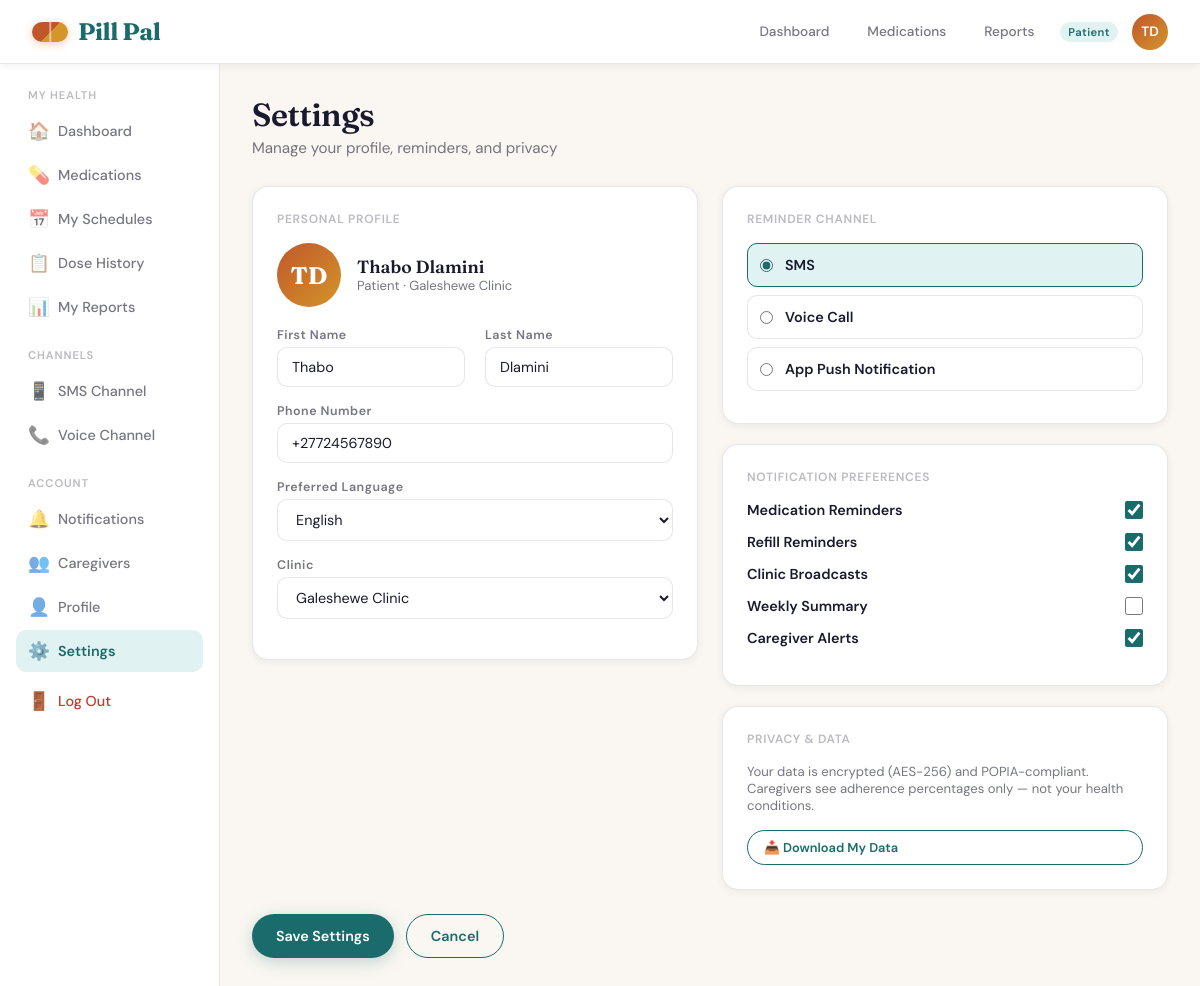
The app's page /accounts/settings/ (signed in) with its own data.
### accounts/models.py (models this page shows, shortened)
class User(AbstractUser):
    ROLE_CHOICES = [
        ('patient', 'Patient'),
        ('caregiver', 'Caregiver'),
        ('clinic_admin', 'Clinic Admin'),
        ('chw', 'Community Health Worker'),
    ]
    CHANNEL_CHOICES = [
        ('sms', 'SMS'),
        ('voice', 'Voice Call'),
        ('app', 'App Push Notification'),
    ]
    LANGUAGE_CHOICES = [
        ('en', 'English'),
        ('zu', 'isiZulu'),
        ('xh', 'isiXhosa'),
        ('st', 'Sesotho'),
        ('tn', 'Setswana'),
    ]
    role = models.CharField(max_length=20, choices=ROLE_CHOICES, default='patient')
    phone_number = models.CharField(max_length=20, blank=True)
    date_of_birth = models.DateField(null=True, blank=True)
    language_preference = models.CharField(max_length=5, choices=LANGUAGE_CHOICES, default='en')
    channel_preference = models.CharField(max_length=10, choices=CHANNEL_CHOICES, default='sms')
    clinic = models.ForeignKey('core.Clinic', on_delete=models.SET_NULL, null=True, blank=True, related_name='users')
    notif_reminders = models.BooleanField(default=True)
    notif_refill = models.BooleanField(default=True)
    notif_broadcasts = models.BooleanField(default=True)
    notif_weekly = models.BooleanField(default=False)
    notif_caregiver_alerts = models.BooleanField(default=True)
    @property
    def initials(self):
        parts = self.get_full_name().split()
        return ''.join(p[0] for p in parts[:2]).upper() if parts else self.username[:2].upper()

### core/models.py (models this page shows)
class Clinic(models.Model):
    name = models.CharField(max_length=200)
    province = models.CharField(max_length=100)
    district = models.CharField(max_length=100)
    contact_email = models.EmailField(blank=True)
    phone = models.CharField(max_length=20, blank=True)
    def __str__(self):
        return self.name

### accounts/views.py (the view, shortened to what this page needs)
# urls.py: path('settings/', views.settings_view, name='settings'),
@login_required
def settings_view(request):
    user = request.user
    clinics = Clinic.objects.all()
    notif_fields = [
        ('notif_reminders', 'Medication Reminders', user.notif_reminders),
        ('notif_refill', 'Refill Reminders', user.notif_refill),
        ('notif_broadcasts', 'Clinic Broadcasts', user.notif_broadcasts),
        ('notif_weekly', 'Weekly Summary', user.notif_weekly),
        ('notif_caregiver_alerts', 'Caregiver Alerts', user.notif_caregiver_alerts),
    ]
    return render(request, 'core/settings.html', {
        'clinics': clinics, 'notif_fields': notif_fields,
    })

### core/templates/core/settings.html (shortened to what this page needs)
{% extends 'core/base.html' %}
{% block content %}
<div class="page-header"><h1>Settings</h1><p class="subtitle">Manage your profile, reminders, and privacy</p></div>
<form method="post">
  <div style="display:grid;grid-template-columns:1fr 1fr;gap:24px;align-items:start;">
    <div>
      <div class="card mb-20">
        <div class="card-label mb-16">Personal Profile</div>
        <div style="display:flex;align-items:center;gap:16px;margin-bottom:20px;">
          <div style="width:64px;height:64px;border-radius:50%;background:linear-gradient(135deg,var(--terracotta),var(--ochre));display:flex;align-items:center;justify-content:center;color:white;font-family:'Fraunces',serif;font-size:1.5rem;font-weight:700;">{{ user.initials }}</div>
          <div><div style="font-family:'Fraunces',serif;font-size:1.1rem;font-weight:600;">{{ user.get_full_name }}</div><div class="text-sm">{{ user.get_role_display }}{% if user.clinic %} · {{ user.clinic }}{% endif %}</div></div>
        </div>
        <div class="grid-2">
          <div class="form-group"><label class="form-label">First Name</label><input class="form-input" type="text" name="first_name" value="{{ user.first_name }}"></div>
          <div class="form-group"><label class="form-label">Last Name</label><input class="form-input" type="text" name="last_name" value="{{ user.last_name }}"></div>
        </div>
        <div class="form-group"><label class="form-label">Phone Number</label><input class="form-input" type="tel" name="phone_number" value="{{ user.phone_number }}"></div>
        <div class="form-group"><label class="form-label">Preferred Language</label>
          <select class="form-select" name="language_preference">
            {% for code,label in user.LANGUAGE_CHOICES %}<option value="{{ code }}" {% if user.language_preference == code %}selected{% endif %}>{{ label }}</option>{% endfor %}
          </select>
        </div>
        {% if clinics %}
        <div class="form-group"><label class="form-label">Clinic</label>
          <select class="form-select" name="clinic">
            {% for c in clinics %}<option value="{{ c.pk }}" {% if user.clinic and user.clinic.pk == c.pk %}selected{% endif %}>{{ c.name }}</option>{% endfor %}
          </select>
        </div>
        {% endif %}
      </div>
    </div>
    <div>
      <div class="card mb-20">
        <div class="card-label mb-16">Reminder Channel</div>
        {% for code,label in user.CHANNEL_CHOICES %}
        <label style="display:flex;align-items:center;gap:12px;padding:12px;border-radius:var(--radius-sm);border:1.5px solid {% if user.channel_preference == code %}var(--teal){% else %}var(--ink-10){% endif %};background:{% if user.channel_preference == code %}var(--teal-pale){% else %}white{% endif %};cursor:pointer;margin-bottom:8px;transition:all .15s;">
          <input type="radio" name="channel_preference" value="{{ code }}" {% if user.channel_preference == code %}checked{% endif %} style="accent-color:var(--teal);">
          <div><div style="font-weight:600;font-size:.9rem;">{{ label }}</div></div>
        </label>
        {% endfor %}
      </div>
      <div class="card mb-20">
        <div class="card-label mb-16">Notification Preferences</div>
        {% for field,label,val in notif_fields %}
        <div class="flex-between" style="margin-bottom:14px;">
          <div><div style="font-weight:600;font-size:.9rem;">{{ label }}</div></div>
          <label style="display:inline-flex;align-items:center;gap:10px;cursor:pointer;">
            <input type="checkbox" name="{{ field }}" {% if val %}checked{% endif %} style="accent-color:var(--teal);width:18px;height:18px;">
          </label>
        </div>
        {% endfor %}
      </div>
      <div class="card">
        <div class="card-label mb-16">Privacy &amp; Data</div>
        <p class="text-sm" style="margin-bottom:16px;">Your data is encrypted (AES-256) and POPIA-compliant. Caregivers see adherence percentages only — not your health conditions.</p>
        <div style="display:flex;flex-direction:column;gap:8px;">
          <button type="button" class="btn btn-ghost btn-sm" style="justify-content:flex-start;" onclick="showToast('Downloading your data…')">📥 Download My Data</button>
        </div>
      </div>
    </div>
  </div>
  <div style="margin-top:24px;display:flex;gap:12px;">
    <button type="submit" class="btn btn-primary">Save Settings</button>
    <a href="{% url 'dashboard' %}" class="btn btn-ghost">Cancel</a>
  </div>
</form>
{% endblock %}

### core/templates/core/base.html (shortened to what this page needs)
<!DOCTYPE html>
<html lang="en">
<head>
{% load static %}
</head>
<body>
{% if user.is_authenticated %}
<header class="topbar">
  <a href="{% url 'landing' %}" class="logo"><span class="logo-pill"></span>Pill Pal</a>
  <div class="topbar-right">
    <a href="{% url 'dashboard' %}" class="nav-link {% if request.resolver_match.url_name == 'dashboard' %}active{% endif %}">Dashboard</a>
    {% if user.role == 'patient' %}
    <a href="{% url 'medications' %}" class="nav-link {% if request.resolver_match.url_name == 'medications' %}active{% endif %}">Medications</a>
    <a href="{% url 'reports' %}" class="nav-link {% if request.resolver_match.url_name == 'reports' %}active{% endif %}">Reports</a>
    {% endif %}
    <span class="role-badge">{{ user.get_role_display }}</span>
    <a href="{% url 'settings' %}" class="avatar" title="{{ user.get_full_name }}">{{ user.initials }}</a>
  </div>
</header>
<div class="app-layout">
  <aside class="sidebar">
    {% if user.role == 'patient' %}
    <div class="nav-section-label">My Health</div>
    <a href="{% url 'dashboard' %}" class="nav-item {% if request.resolver_match.url_name == 'dashboard' %}active{% endif %}"><span class="nav-icon">🏠</span>Dashboard</a>
    <a href="{% url 'medications' %}" class="nav-item {% if request.resolver_match.url_name in 'medications,medication_detail' %}active{% endif %}"><span class="nav-icon">💊</span>Medications</a>
    <a href="{% url 'schedule_list' %}" class="nav-item {% if request.resolver_match.url_name == 'schedule_list' %}active{% endif %}"><span class="nav-icon">📅</span>My Schedules</a>
    <a href="{% url 'dose_history' %}" class="nav-item {% if request.resolver_match.url_name == 'dose_history' %}active{% endif %}"><span class="nav-icon">📋</span>Dose History</a>
    <a href="{% url 'reports' %}" class="nav-item {% if request.resolver_match.url_name == 'reports' %}active{% endif %}"><span class="nav-icon">📊</span>My Reports</a>
    <div class="nav-section-label">Channels</div>
    <a href="{% url 'sms_simulator' %}" class="nav-item {% if request.resolver_match.url_name == 'sms_simulator' %}active{% endif %}"><span class="nav-icon">📱</span>SMS Channel</a>
    <a href="{% url 'voice_channel' %}" class="nav-item {% if request.resolver_match.url_name == 'voice_channel' %}active{% endif %}"><span class="nav-icon">📞</span>Voice Channel</a>
    <div class="nav-section-label">Account</div>
    <a href="{% url 'notifications' %}" class="nav-item {% if request.resolver_match.url_name == 'notifications' %}active{% endif %}"><span class="nav-icon">🔔</span>Notifications</a>
    <a href="{% url 'caregiver_management' %}" class="nav-item {% if request.resolver_match.url_name == 'caregiver_management' %}active{% endif %}"><span class="nav-icon">👥</span>Caregivers</a>
    <a href="{% url 'profile' %}" class="nav-item {% if request.resolver_match.url_name == 'profile' %}active{% endif %}"><span class="nav-icon">👤</span>Profile</a>
    <a href="{% url 'settings' %}" class="nav-item {% if request.resolver_match.url_name == 'settings' %}active{% endif %}"><span class="nav-icon">⚙️</span>Settings</a>
    {% endif %}
    <a href="{% url 'logout' %}" class="nav-item" style="color:var(--red)"><span class="nav-icon">🚪</span>Log Out</a>
  </aside>
  <main class="main-content fade-in">
    {% block content %}{% endblock %}
  </main>
</div>
{% else %}
{% block public_content %}{% endblock %}
{% endif %}
</body>
</html>

### records on screen
User: role "Patient", initials "TD", get_full_name "Thabo Dlamini", clinic "Galeshewe Clinic", first_name "Thabo", last_name "Dlamini", phone_number "+27724567890", language_preference "English", channel_preference "☑ SMS" "☐ Voice Call" "☐ App Push Notification"

### other values on screen
{{ label }} "SMS" "Voice Call" "App Push Notification"
{{ label }} "Medication Reminders" "Refill Reminders" "Clinic Broadcasts" "Weekly Summary" "Caregiver Alerts"
